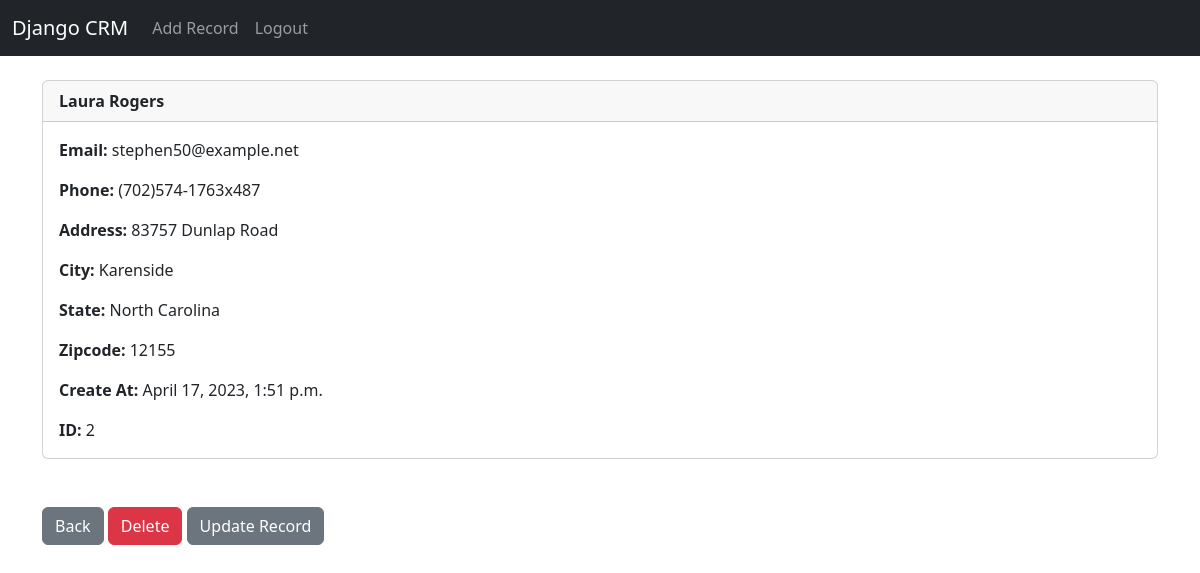
The page /record/2 (signed in) on the database its author committed.
### website/models.py (models this page shows, shortened)
class Record(models.Model):
	created_at = models.DateTimeField(auto_now_add=True)
	first_name = models.CharField(max_length=50)
	last_name =  models.CharField(max_length=50)
	email =  models.CharField(max_length=100)
	phone = models.CharField(max_length=15)
	address =  models.CharField(max_length=100)
	city =  models.CharField(max_length=50)
	state =  models.CharField(max_length=50)
	zipcode =  models.CharField(max_length=20)

### website/views.py (the view)
# urls.py: path('record/<int:pk>', views.customer_record, name='record'),
def customer_record(request, pk):
	if request.user.is_authenticated:
		customer_record = Record.objects.get(id=pk)
		return render(request, 'record.html', {'customer_record':customer_record})
	else:
		messages.success(request, "You Must Be Logged In To View That Page...")
		return redirect('home')

### website/templates/record.html
{% extends 'base.html' %}
{% block content %}
<div class="card">
  <div class="card-header"><strong>
    	{{ customer_record.first_name }}
		{{ customer_record.last_name }}</strong>
  </div>
  <div class="card-body">
<p class="card-text">
<strong>Email: </strong>{{ customer_record.email }}</p>
<p class="card-text">
<strong>Phone: </strong>{{ customer_record.phone }}
</p>
<p class="card-text">
<strong>Address: </strong>{{ customer_record.address }}</p>
<p class="card-text">
<strong>City: </strong>{{ customer_record.city }}</p>
<p class="card-text">
<strong>State: </strong>{{ customer_record.state }}</p>
<p class="card-text">
<strong>Zipcode: </strong>{{ customer_record.zipcode }}</p>
<p class="card-text">
<strong>Create At: </strong>{{ customer_record.created_at }}</p>
<p class="card-text">
<strong>ID: </strong>{{ customer_record.id }}</p>
  </div>
</div>
<br/><br/>
<a href="{% url 'home' %}" class="btn btn-secondary">Back</a>
<a href="{% url 'delete_record' customer_record.id %}" class="btn btn-danger">Delete</a>
<a href="{% url 'update_record' customer_record.id %}" class="btn btn-secondary">Update Record</a>
{% endblock %}

### rows shown on the page
Record: first_name "Laura", last_name "Rogers", email "stephen50@example.net", phone "(702)574-1763x487", address "83757 Dunlap Road", city "Karenside", state "North Carolina", zipcode "12155", created_at "April 17, 2023, 1:51 p.m.", id "2"
